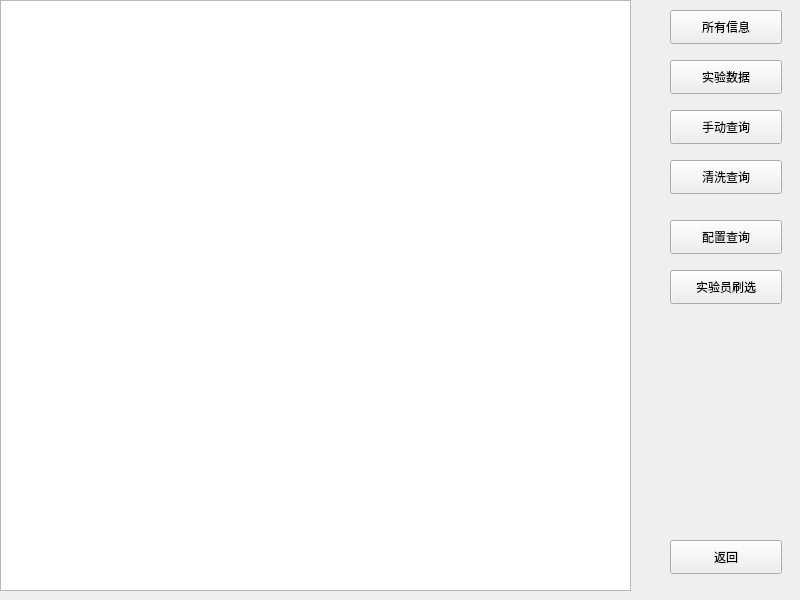
<?xml version="1.0" encoding="UTF-8"?>
<ui version="4.0">
 <class>DetailInfoWin</class>
 <widget class="QMainWindow" name="DetailInfoWin">
  <property name="geometry">
   <rect>
    <x>0</x>
    <y>0</y>
    <width>800</width>
    <height>600</height>
   </rect>
  </property>
  <property name="windowTitle">
   <string>MainWindow</string>
  </property>
  <widget class="QWidget" name="centralwidget">
   <widget class="QListWidget" name="listWidget">
    <property name="geometry">
     <rect>
      <x>0</x>
      <y>0</y>
      <width>631</width>
      <height>591</height>
     </rect>
    </property>
   </widget>
   <widget class="QPushButton" name="returnback">
    <property name="geometry">
     <rect>
      <x>670</x>
      <y>540</y>
      <width>112</width>
      <height>34</height>
     </rect>
    </property>
    <property name="text">
     <string>返回</string>
    </property>
   </widget>
   <widget class="QPushButton" name="ClrInfo">
    <property name="geometry">
     <rect>
      <x>670</x>
      <y>160</y>
      <width>112</width>
      <height>34</height>
     </rect>
    </property>
    <property name="text">
     <string>清洗查询</string>
    </property>
   </widget>
   <widget class="QPushButton" name="CfgInfo">
    <property name="geometry">
     <rect>
      <x>670</x>
      <y>220</y>
      <width>112</width>
      <height>34</height>
     </rect>
    </property>
    <property name="text">
     <string>配置查询</string>
    </property>
   </widget>
   <widget class="QPushButton" name="AllInfo">
    <property name="geometry">
     <rect>
      <x>670</x>
      <y>10</y>
      <width>112</width>
      <height>34</height>
     </rect>
    </property>
    <property name="text">
     <string>所有信息</string>
    </property>
   </widget>
   <widget class="QPushButton" name="AutoTest">
    <property name="geometry">
     <rect>
      <x>670</x>
      <y>60</y>
      <width>112</width>
      <height>34</height>
     </rect>
    </property>
    <property name="text">
     <string>实验数据</string>
    </property>
   </widget>
   <widget class="QPushButton" name="Member">
    <property name="geometry">
     <rect>
      <x>670</x>
      <y>270</y>
      <width>112</width>
      <height>34</height>
     </rect>
    </property>
    <property name="text">
     <string>实验员刷选</string>
    </property>
   </widget>
   <widget class="QPushButton" name="ClrInfo_2">
    <property name="geometry">
     <rect>
      <x>670</x>
      <y>110</y>
      <width>112</width>
      <height>34</height>
     </rect>
    </property>
    <property name="text">
     <string>手动查询</string>
    </property>
   </widget>
  </widget>
 </widget>
 <resources/>
 <connections/>
</ui>
